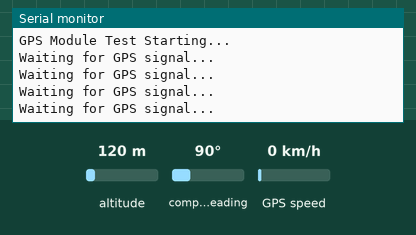
Bench run of a sketch on a simulated Arduino Uno, built with avr-gcc and run on an emulated ATmega328P. Parts: the last lines printed to the serial monitor. The test bench sets the inputs (shaded band); at power-on: altitude 120 m, compass heading 90°, GPS speed 0 km/h. The GPS gets a fix after 3 s at 37.7749, -122.4194 with 8 satellites.

Above: at 1.2 s.
1.3 s: altitude set to 20 m
At 3.8 s:
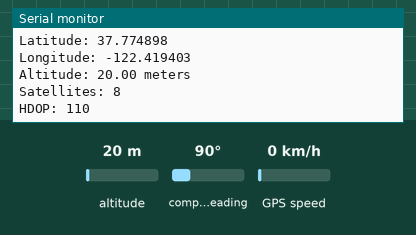
4.5 s: altitude set to 250 m
At 5.8 s:
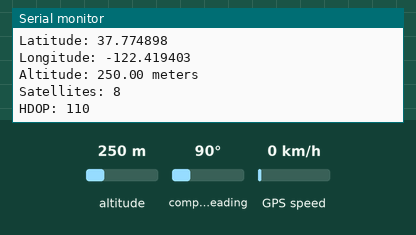

The sketch:

GSM.ino
```cpp
#include <TinyGPS++.h>
#include <TinyGPSPlus.h>
#include <SoftwareSerial.h>

// Create GPS object
TinyGPSPlus gps;

// Define RX and TX pins for SoftwareSerial
#define RXPin 4 // D2
#define TXPin 5 // D1
#define GPSBaud 9600

// Initialize SoftwareSerial
SoftwareSerial gpsSerial(RXPin, TXPin);

void setup() {
  Serial.begin(115200);         // Initialize Serial Monitor
  gpsSerial.begin(GPSBaud);     // Initialize GPS module
  Serial.println("GPS Module Test Starting...");
}

void loop() {
  // Check if data is available from GPS
  while (gpsSerial.available() > 0) {
    char data = gpsSerial.read();
    // Parse GPS data
    if (gps.encode(data)) {
      displayGPSInfo();
    }
  }
}

// Function to display GPS information
void displayGPSInfo() {
  if (gps.location.isValid()) {
    Serial.print("Latitude: ");
    Serial.println(gps.location.lat(), 6);  // Latitude with 6 decimal places
    Serial.print("Longitude: ");
    Serial.println(gps.location.lng(), 6); // Longitude with 6 decimal places
    Serial.print("Altitude: ");
    Serial.print(gps.altitude.meters());
    Serial.println(" meters");
    Serial.print("Satellites: ");
    Serial.println(gps.satellites.value());
    Serial.print("HDOP: ");
    Serial.println(gps.hdop.value());
    Serial.println();
  } else {
    Serial.println("Waiting for GPS signal...");
  }
}
```

Measured:
- after the input at 1.3 s, the serial monitor: prints a new line after 1.7 s (image 1)
- after the input at 4.5 s, the serial monitor: prints a new line after 0.53 s (image 2)
